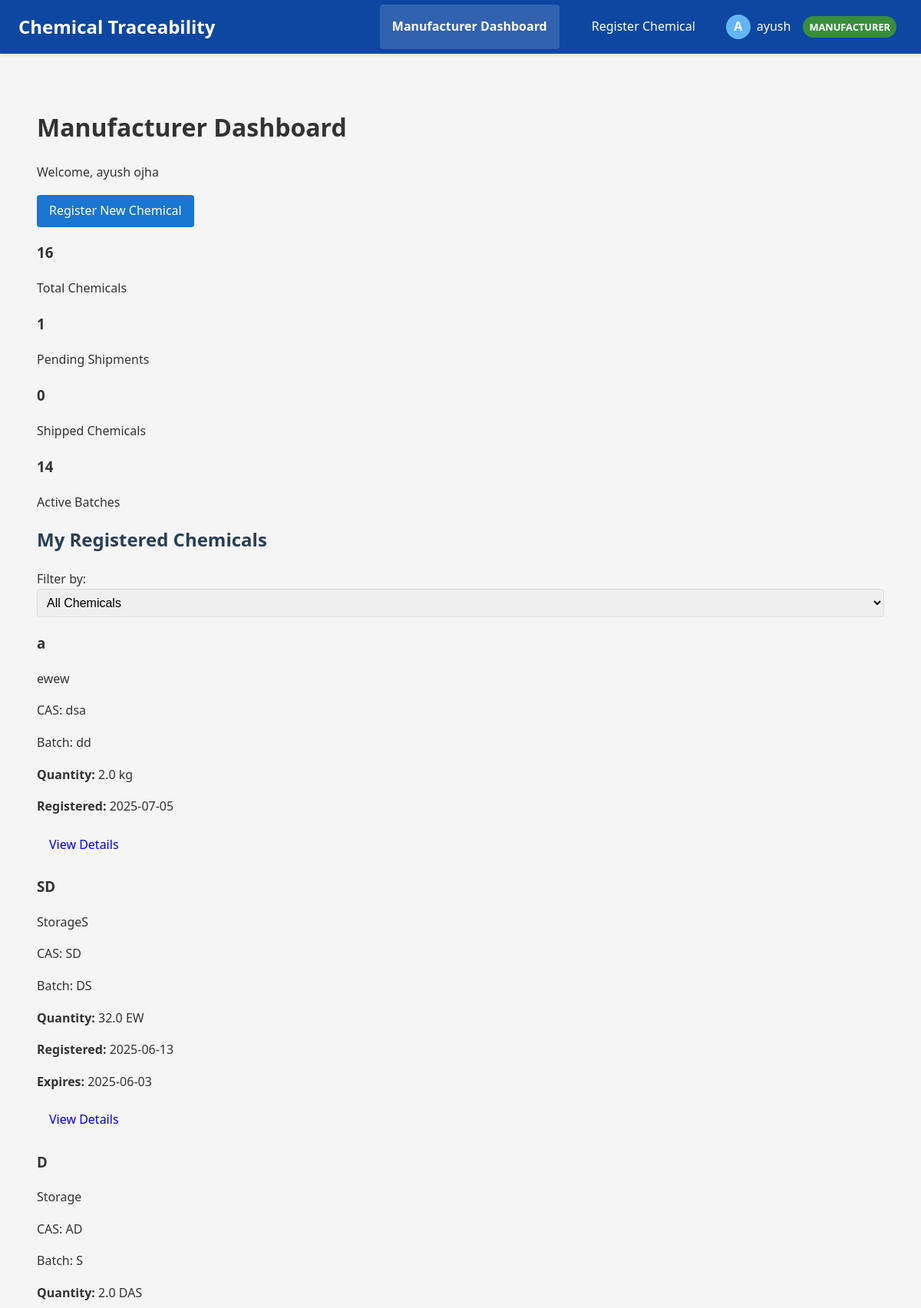
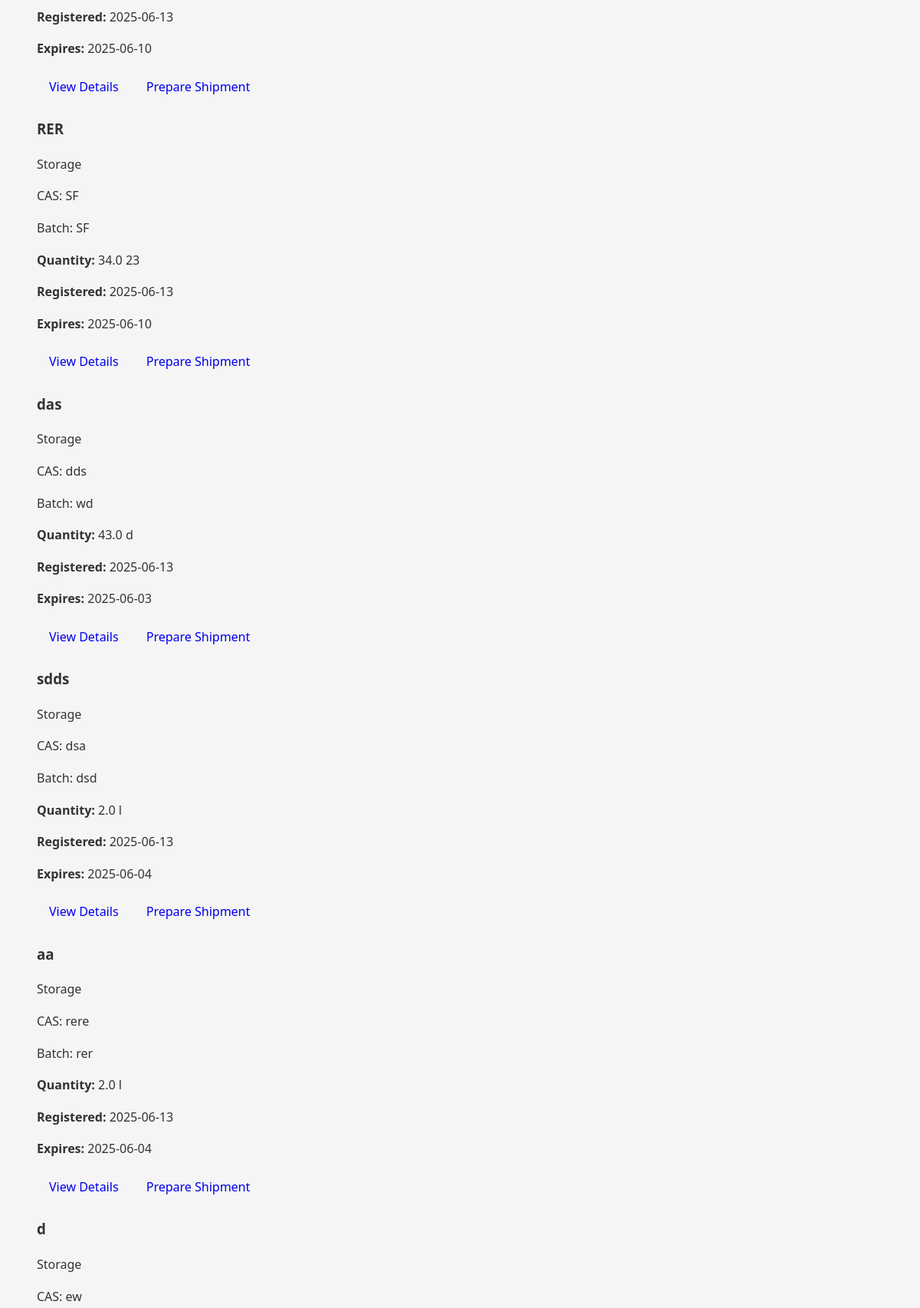
The app's page /manufacturer/dashboard (signed in, upper part) with its own data (2 pictures, top to bottom).
### app/models.py (models this page shows, shortened)
class User(UserMixin, db.Model):
    id = db.Column(db.Integer, primary_key=True)
    username = db.Column(db.String(80), unique=True, nullable=False)
    email = db.Column(db.String(120), unique=True, nullable=False)
    password_hash = db.Column(db.String(128), nullable=False)
    first_name = db.Column(db.String(50), nullable=True)
    last_name = db.Column(db.String(50), nullable=True)
    role = db.Column(db.Enum(RoleType), nullable=False)
    active = db.Column(db.Boolean, default=True)
    created_at = db.Column(db.DateTime, default=datetime.utcnow)
    last_login = db.Column(db.DateTime, nullable=True)
    organization_id = db.Column(db.Integer, db.ForeignKey('organization.id'))
    is_admin = db.Column(db.Boolean, default=False)
    def has_role(self, role_type):
        if self.is_admin:
            return True
        if role_type == RoleType.ADMIN:
            return self.is_admin
        if role_type == RoleType.MANUFACTURER:
            return self.organization and self.organization.can_manufacture and self.role == RoleType.MANUFACTURER
        if role_type == RoleType.DISTRIBUTOR:
            return self.organization and self.organization.can_distribute and self.role == RoleType.DISTRIBUTOR
        if role_type == RoleType.CUSTOMER:
            return self.organization and self.organization.can_receive and self.role == RoleType.CUSTOMER
        return False

class Chemical(db.Model):
    id = db.Column(db.Integer, primary_key=True)
    name = db.Column(db.String(80), nullable=False)
    rfid_tag = db.Column(db.String(120), unique=True, nullable=False)
    quantity = db.Column(db.Float, nullable=True)
    unit = db.Column(db.String(20), nullable=True)
    expiry_date = db.Column(db.Date, nullable=True)
    storage_condition = db.Column(db.String(100), nullable=True)
    received_date = db.Column(db.Date, nullable=True)
    batch_number = db.Column(db.String(50), nullable=True)
    hazard_class = db.Column(db.String(50), nullable=True)
    cas_number = db.Column(db.String(50), nullable=True)
    description = db.Column(db.Text, nullable=True)
    current_location = db.Column(db.String(120), nullable=False, default='Storage')
    created_at = db.Column(db.DateTime, default=datetime.utcnow)
    last_updated = db.Column(db.DateTime, default=datetime.utcnow, onupdate=datetime.utcnow)
    registered_by_user_id = db.Column(db.Integer, db.ForeignKey('user.id'), nullable=False)
    manufacturer_org_id = db.Column(db.Integer, db.ForeignKey('organization.id'), nullable=False)
    current_custodian_org_id = db.Column(db.Integer, db.ForeignKey('organization.id'), nullable=False)
    registered_by = db.relationship('User', foreign_keys=[registered_by_user_id], backref='registered_chemicals')
    manufacturer_org = db.relationship('Organization', foreign_keys=[manufacturer_org_id], backref='manufactured_chemicals')
    current_custodian = db.relationship('Organization', foreign_keys=[current_custodian_org_id], backref='possessed_chemicals')

### app/routes/manufacturer.py (the view)
@manufacturer_bp.route('/dashboard')
@login_required
@manufacturer_required
def dashboard():
    chemicals = Chemical.query.filter_by(
        manufacturer_org_id=current_user.organization_id
    ).order_by(Chemical.created_at.desc()).all()
    thirty_days_ago = datetime.utcnow() - timedelta(days=30)
    shipments = MovementLog.query.filter(
        MovementLog.source_org_id == current_user.organization_id,
        MovementLog.timestamp >= thirty_days_ago
    ).order_by(MovementLog.timestamp.desc()).all()
    total_chemicals = len(chemicals)
    pending_shipments = sum(1 for s in shipments if s.status == 'in_transit')
    shipped_chemicals = sum(1 for s in shipments if s.status == 'delivered')
    active_batches = len(set(c.batch_number for c in chemicals if c.batch_number))
    stats = {
        'total_chemicals': total_chemicals,
        'pending_shipments': pending_shipments,
        'shipped_chemicals': shipped_chemicals,
        'active_batches': active_batches
    }
    return render_template(
        'manufacturer/dashboard.html',
        chemicals=chemicals,
        shipments=shipments,
        stats=stats
    )

### app/templates/manufacturer/dashboard.html (shortened to what this page needs)
{% extends 'base.html' %}
{% block content %}
<div class="dashboard-container">
  <div class="dashboard-header">
    <h1>Manufacturer Dashboard</h1>
    <p>Welcome, {{ current_user.first_name }} {{ current_user.last_name }}</p>
    <div class="dashboard-actions">
      <a href="{{ url_for('manufacturer_bp.register_chemical') }}" class="btn btn-primary">
         Register New Chemical
      </a>
    </div>
  </div>
  <div class="dashboard-stats">
    <div class="stat-card">
      <div class="stat-content">
        <h3>{{ stats.total_chemicals }}</h3>
        <p>Total Chemicals</p>
      </div>
    </div>
    <div class="stat-card">
      <div class="stat-content">
        <h3>{{ stats.pending_shipments }}</h3>
        <p>Pending Shipments</p>
      </div>
    </div>
    <div class="stat-card">
      <div class="stat-content">
        <h3>{{ stats.shipped_chemicals }}</h3>
        <p>Shipped Chemicals</p>
      </div>
    </div>
    <div class="stat-card">
      <div class="stat-content">
        <h3>{{ stats.active_batches }}</h3>
        <p>Active Batches</p>
      </div>
    </div>
  </div>
  <div class="dashboard-content">
    <div class="content-section">
      <div class="section-header">
        <h2>My Registered Chemicals</h2>
        <div class="section-actions">
          <div class="filter-group">
            <label for="chemicalFilter">Filter by:</label>
            <select id="chemicalFilter" class="form-control">
              <option value="all">All Chemicals</option>
            </select>
          </div>
        </div>
      </div>
      <div class="chemical-list">
        {% if chemicals %}
          {% for chemical in chemicals %}
          <div class="chemical-card" data-status="{{ chemical.current_location }}">
            <div class="chemical-header">
              <div class="chemical-title">
                <h3>{{ chemical.name }}</h3>
                <span class="chemical-status">{{ chemical.current_location }}</span>
              </div>
              <div class="chemical-meta">
                <p>CAS: {{ chemical.cas_number }}</p>
                <p>Batch: {{ chemical.batch_number }}</p>
              </div>
            </div>
            <div class="chemical-summary">
              <p><strong>Quantity:</strong> {{ chemical.quantity }} {{ chemical.unit }}</p>
              <p><strong>Registered:</strong> {{ chemical.created_at.strftime('%Y-%m-%d') }}</p>
              {% if chemical.expiry_date %}
              <p><strong>Expires:</strong> {{ chemical.expiry_date.strftime('%Y-%m-%d') }}</p>
              {% endif %}
            </div>
            <div class="chemical-actions">
              <a href="{{ url_for('dashboard_bp.chemical_detail', chemical_id=chemical.id) }}" class="btn btn-outline-primary">View Details</a>
              {% if chemical.current_location == 'Storage' %}
              <a href="{{ url_for('manufacturer_bp.prepare_shipment', chemical_id=chemical.id) }}" class="btn btn-outline-secondary">Prepare Shipment</a>
              {% endif %}
            </div>
          </div>
          {% endfor %}
        {% endif %}
      </div>
    </div>
  </div>
</div>
{% endblock %}

### app/templates/base.html (shortened to what this page needs)
<!DOCTYPE html>
<html lang="en">
<head>
    <link rel="stylesheet" href="{{ url_for('static', filename='style.css') }}">
</head>
<body>
    <nav class="navbar">
        <div class="logo">Chemical Traceability</div>
        <div class="nav-links">
            {% if current_user.is_authenticated %}
                {% if current_user.role.name == 'MANUFACTURER' %}
                <a href="{{ url_for('manufacturer_bp.dashboard') }}" class="dashboard-btn"><strong>Manufacturer Dashboard</strong></a>
                <a href="{{ url_for('manufacturer_bp.register_chemical') }}">Register Chemical</a>
                {% endif %}
                <div class="user-menu">
                    <div class="user-info" onclick="toggleDropdown()">
                        <div class="user-avatar">{{ current_user.username[0].upper() }}</div>
                        <span class="username">{{ current_user.username }}</span>
                        <span class="role-badge {{ current_user.role.name.lower() }}">{{ current_user.role.name }}</span>
                    </div>
                </div>
            {% else %}
                <a href="{{ url_for('auth.login') }}">Login</a>
                <a href="{{ url_for('auth.register') }}">Register</a>
            {% endif %}
        </div>
    </nav>
    <div class="container">
        <main>
            {% block content %}{% endblock %}
        </main>
    </div>
</body>
</html>

### app/static/style.css (style rules this page uses)
body { font-family: 'Segoe UI', Arial, sans-serif; background: #f4f6fb; margin: 0; padding: 0; color: #333; line-height: 1.6; }
nav { background: #2a3f54; color: #fff; padding: 1rem 2rem; display: flex; align-items: center; justify-content: space-between; }
nav a { color: #fff; text-decoration: none; margin-left: 1rem; font-weight: 500; }
main { padding: 2rem; }
h2 { color: #2a3f54; margin-top: 0; }

### app/templates/base.html (style rules this page uses)
body { font-family: 'Segoe UI', Tahoma, Geneva, Verdana, sans-serif; margin: 0; padding: 0; background-color: #f5f5f5; }
.navbar { background-color: #0d47a1; color: white; display: flex; justify-content: space-between; align-items: center; padding: 0 1.5rem; box-shadow: 0 2px 4px rgba(0,0,0,0.1); }
.logo { font-size: 1.5rem; font-weight: bold; padding: 1rem 0; }
.nav-links { display: flex; align-items: center; }
.nav-links a { color: white; text-decoration: none; padding: 1rem; display: inline-block; transition: background-color 0.3s; }
.user-menu { position: relative; display: inline-block; margin-left: 1rem; }
.user-info { display: flex; align-items: center; cursor: pointer; padding: 0.5rem; border-radius: 4px; }
.user-avatar { width: 32px; height: 32px; border-radius: 50%; margin-right: 0.5rem; background-color: #64b5f6; color: white; display: flex; align-items: center; justify-content: center; font-weight: bold; }
.username { margin-right: 0.5rem; }
.role-badge { display: inline-block; padding: 0.25rem 0.5rem; border-radius: 20px; font-size: 0.8rem; margin-left: 0.5rem; text-transform: uppercase; font-weight: bold; }
.manufacturer { background-color: #388e3c; color: white; }
.container { max-width: 1200px; margin: 0 auto; padding: 1.5rem; }
main { padding: 1.5rem; }
.form-control { width: 100%; padding: 0.5rem; border: 1px solid #ddd; border-radius: 4px; font-size: 1rem; box-sizing: border-box; }
.btn { display: inline-block; padding: 0.5rem 1rem; border: none; border-radius: 4px; cursor: pointer; text-decoration: none; font-size: 1rem; text-align: center; }
.btn-primary { background-color: #1976d2; color: white; }
.dashboard-btn { background-color: rgba(255, 255, 255, 0.15); border-radius: 4px; margin-right: 10px; font-weight: bold; }

### records on screen
User: username "A", username "ayush", role.name "MANUFACTURER", first_name "ayush", last_name "ojha"
Chemical: name "a", current_location "ewew", cas_number "dsa", batch_number "dd", quantity "2.0", unit "kg", created_at "2025-07-05"
Chemical: name "SD", current_location "StorageS", cas_number "SD", batch_number "DS", quantity "32.0", unit "EW", created_at "2025-06-13", expiry_date "2025-06-03"
Chemical: name "D", current_location "Storage", cas_number "AD", batch_number "S", quantity "2.0", unit "DAS", created_at "2025-06-13", expiry_date "2025-06-10"
Chemical: name "RER", current_location "Storage", cas_number "SF", batch_number "SF", quantity "34.0", unit "23", created_at "2025-06-13", expiry_date "2025-06-10"
Chemical: name "das", current_location "Storage", cas_number "dds", batch_number "wd", quantity "43.0", unit "d", created_at "2025-06-13", expiry_date "2025-06-03"
Chemical: name "sdds", current_location "Storage", cas_number "dsa", batch_number "dsd", quantity "2.0", unit "l", created_at "2025-06-13", expiry_date "2025-06-04"
Chemical: name "aa", current_location "Storage", cas_number "rere", batch_number "rer", quantity "2.0", unit "l", created_at "2025-06-13", expiry_date "2025-06-04"
Chemical: name "d", current_location "Storage", cas_number "ew"

### other values on screen
{{ stats.total_chemicals }} "16"
{{ stats.pending_shipments }} "1"
{{ stats.shipped_chemicals }} "0"
{{ stats.active_batches }} "14"
